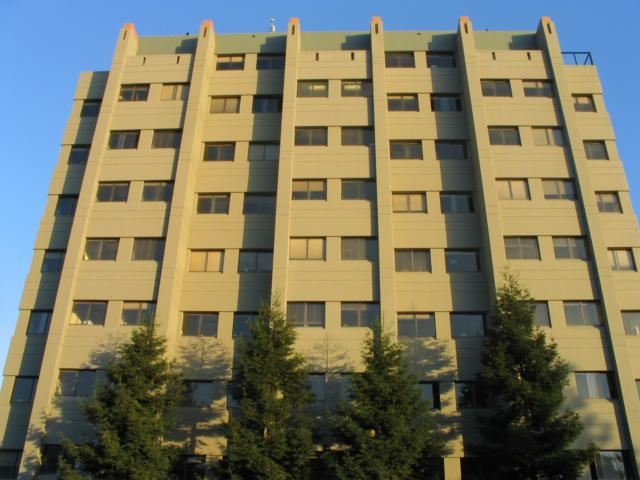
#> input picture data/Harris.jpg, 640 x 480 px
$ python 'Scharr .py' ../../data/Harris.jpg
#> lines starting #> are read from the running program, lines starting #| are printed output that depends on the picture
import sys
import cv2 as cv


def main(argv):
    ## [variables]
    # First we declare the variables we are going to use
    window_name = ('Scharr - Gradient Operators to edge extraction')
    scale = 1
    delta = 0
    ddepth = cv.CV_16S
    ## [variables]

    ## [load]
    # As usual we load our source image (src)
    # Check number of arguments
    if len(argv) < 1:
        print ('Not enough parameters')
        print ('python function.py < path_to_image >')
        return -1

    # Load the image
    src = cv.imread(argv[0], cv.IMREAD_COLOR)
#> src is the input picture: shape (480, 640, 3); mean B, G, R 96.1, 118.6, 120.5

    # Check if image is loaded fine
    if src is None:
        print ('Error opening image: ' + argv[0])
        return -1


    ## [reduce_noise]

    ## [convert_to_gray]
    gray = cv.cvtColor(src, cv.COLOR_BGR2GRAY)
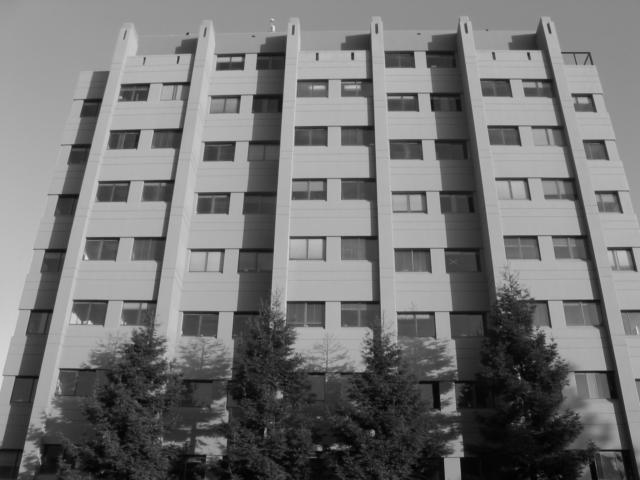
#> gray: shape (480, 640); min 0, max 225, mean 116.6

    ## [Scharr]
    # Gradient-X
    grad_x = cv.Scharr(gray,ddepth,1,0)
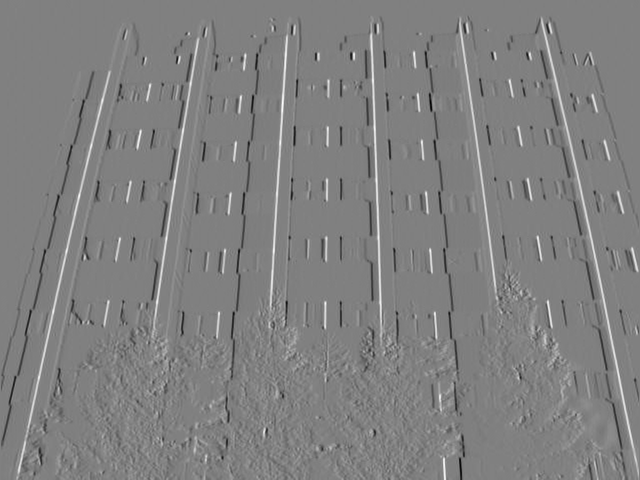
#> grad_x: shape (480, 640) int16; min -2452, max 2409, mean -1; drawn with min black and max white
    # Gradient-Y
    grad_y = cv.Scharr(gray,ddepth,0,1)
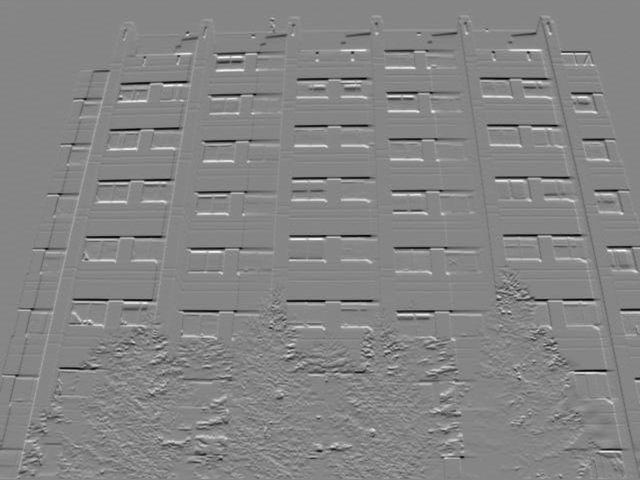
#> grad_y: shape (480, 640) int16; min -2214, max 2006, mean -7.2; drawn with min black and max white

    ## [convert]
    # converting back to uint8
    abs_grad_x = cv.convertScaleAbs(grad_x)
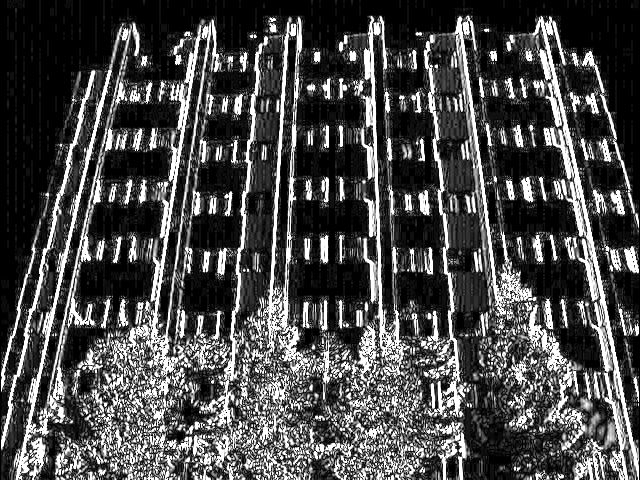
#> abs_grad_x: shape (480, 640); min 0, max 255, mean 73.9
    abs_grad_y = cv.convertScaleAbs(grad_y)
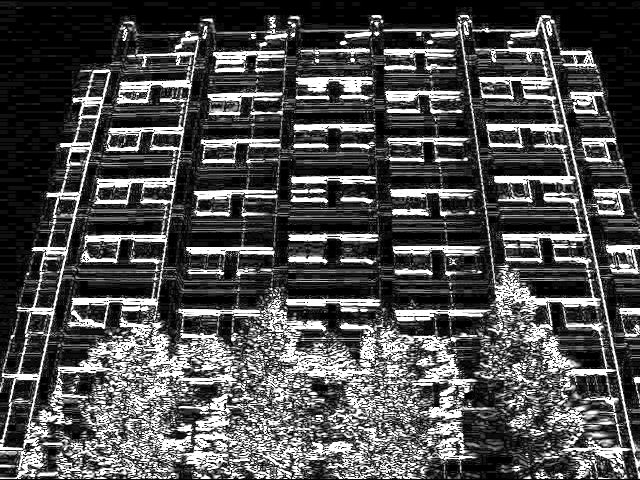
#> abs_grad_y: shape (480, 640); min 0, max 255, mean 79.3
    ## [convert]

    ## [blend]
    ## Total Gradient (approximate)
    grad = cv.addWeighted(abs_grad_x, 0.5, abs_grad_y, 0.5, 0)
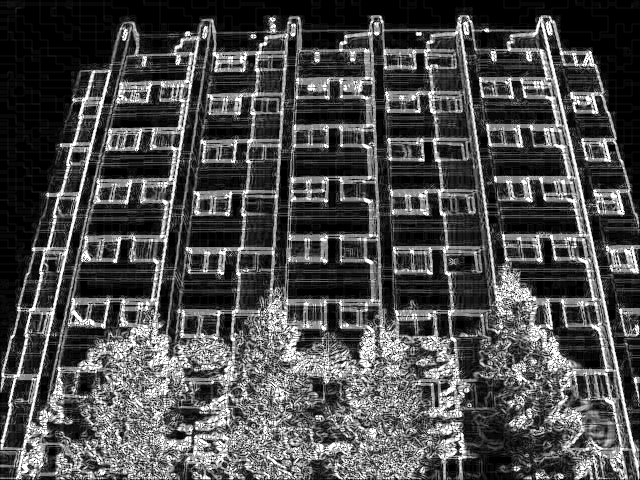
#> grad: shape (480, 640); min 0, max 255, mean 76.6
    ## [blend]

    ## [display]
    cv.imshow(window_name, grad)
    cv.waitKey(0)
    return 0

if __name__ == "__main__":
    main(sys.argv[1:])

$ run again, on data/img01.jpg
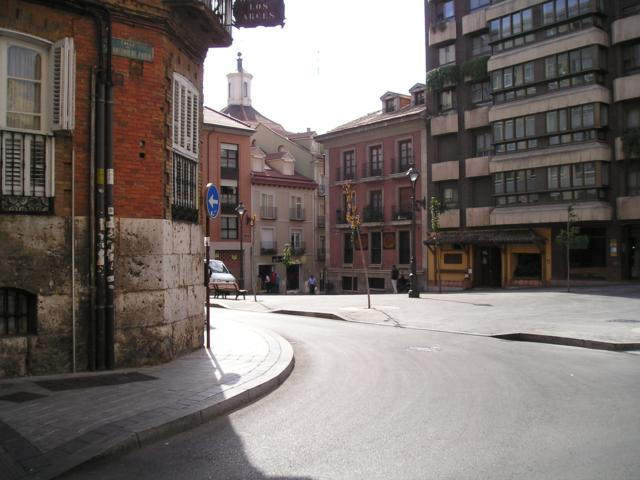
#> input picture data/img01.jpg, 640 x 480 px
#> in main, src is the input picture: shape (480, 640, 3); mean B, G, R 107.3, 110.7, 118.7
#> in main, `grad_y = cv.Scharr(gray,ddepth,0,1)`:
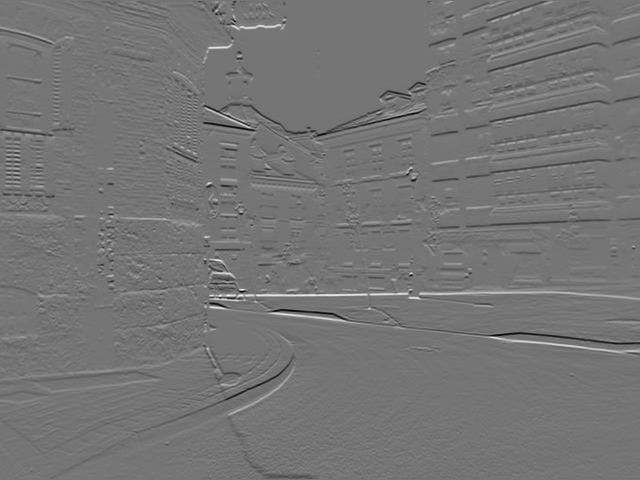
#> grad_y: shape (480, 640) int16; min -3022, max 3552, mean 1.1; drawn with min black and max white
#> in main, `grad = cv.addWeighted(abs_grad_x, 0.5, abs_grad_y, 0.5, 0)`:
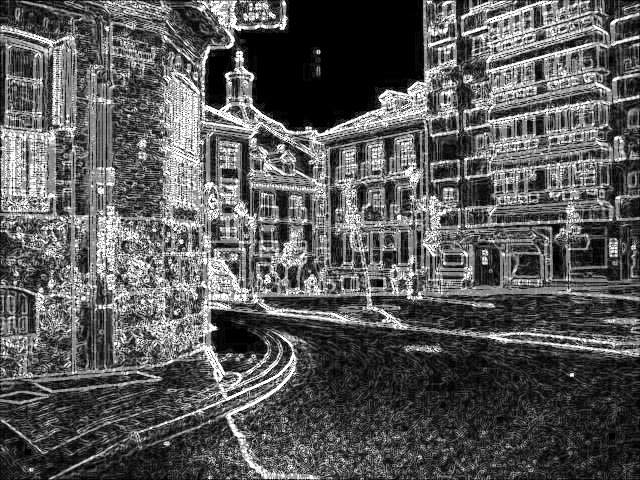
#> grad: shape (480, 640); min 0, max 255, mean 89.8
